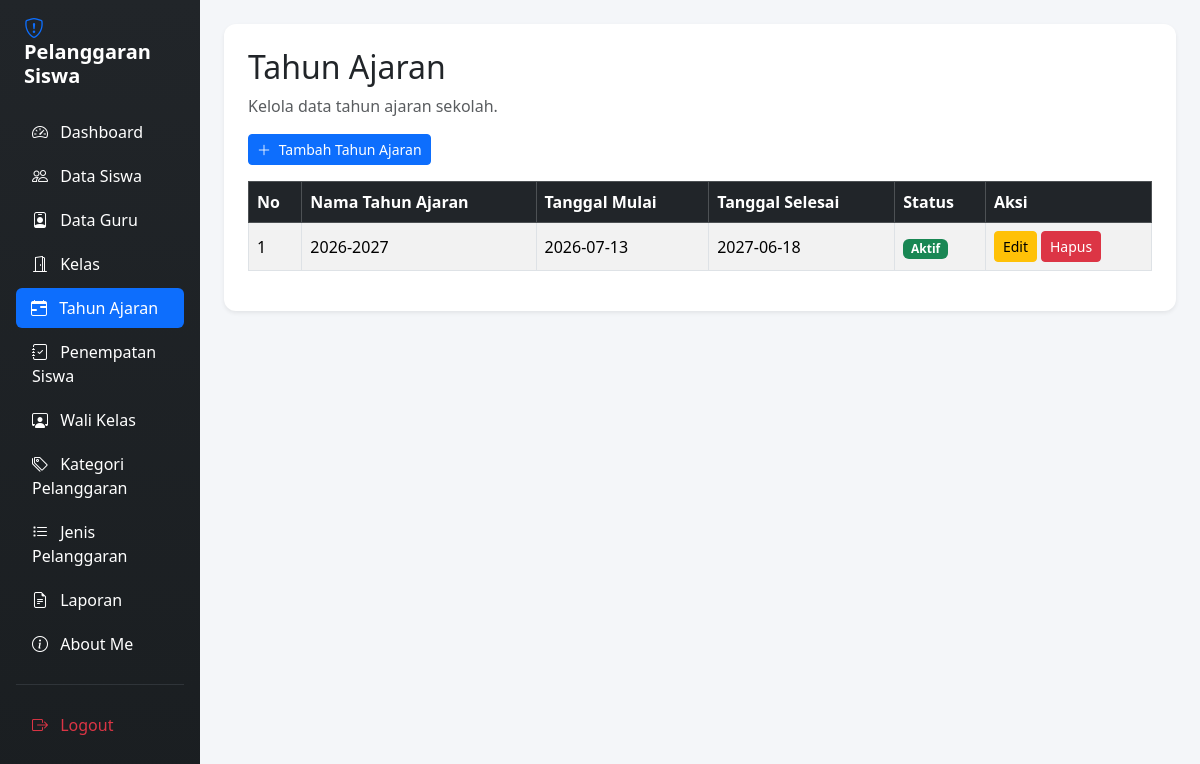
The page /tahun_ajaran.php (signed in) on the database its author committed.
### tables this page shows
CREATE TABLE `t_tahun_ajaran` (
  `id` int(11) NOT NULL,
  `nama` varchar(255) DEFAULT NULL,
  `tanggal_mulai` date NOT NULL,
  `tanggal_selesai` date NOT NULL,
  `status_aktif` tinyint(1) NOT NULL,
  `created_at` timestamp NOT NULL DEFAULT current_timestamp(),
  `updated_at` timestamp NOT NULL DEFAULT current_timestamp()
);

### tahun_ajaran.php (the view, shortened to what this page needs)
<?php
include "config/koneksi.php";
$sql = "SELECT * FROM t_tahun_ajaran ORDER BY id DESC";
$query = mysqli_query($koneksi, $sql);
?>
<!DOCTYPE html>
<html lang="id">
<head>
    <link href="https://cdn.jsdelivr.net/npm/bootstrap@5.3.3/dist/css/bootstrap.min.css"
          rel="stylesheet">
    <link href="https://cdn.jsdelivr.net/npm/bootstrap-icons@1.11.3/font/bootstrap-icons.min.css"
          rel="stylesheet">
    <link href="https://cdn.datatables.net/2.3.4/css/dataTables.bootstrap5.min.css"
          rel="stylesheet">
</head>
<body>
<div class="container-fluid">
    <div class="row">
        <div class="col-md-3 col-lg-2 sidebar min-vh-100 p-3">
            <h4 class="text-white mb-4 fw-bold fs-5 px-2">
                <i class="bi bi-shield-exclamation text-primary me-2"></i> Pelanggaran Siswa
            </h4>
            <ul class="nav nav-pills flex-column gap-1">
                <li class="nav-item">
                    <a href="dashboard.php"
                       class="nav-link text-white">
                        <i class="bi bi-speedometer2 me-2"></i> Dashboard
                    </a>
                </li>
                <li class="nav-item">
                    <a href="data_siswa.php"
                       class="nav-link text-white">
                        <i class="bi bi-people me-2"></i> Data Siswa
                    </a>
                </li>
                <li class="nav-item">
                    <a href="data_guru.php"
                       class="nav-link text-white">
                        <i class="bi bi-person-badge me-2"></i> Data Guru
                    </a>
                </li>
                <li class="nav-item">
                    <a href="kelas.php"
                       class="nav-link text-white">
                        <i class="bi bi-door-open me-2"></i> Kelas
                    </a>
                </li>
                <li class="nav-item">
                    <a href="tahun_ajaran.php"
                       class="nav-link active">
                        <i class="bi bi-calendar-range me-2"></i> Tahun Ajaran
                    </a>
                </li>
                <li class="nav-item">
                    <a href="penepatan_siswa.php"
                       class="nav-link text-white">
                        <i class="bi bi-journal-check me-2"></i> Penempatan Siswa
                    </a>
                </li>
                <li class="nav-item">
                    <a href="walikelas.php"
                       class="nav-link text-white">
                        <i class="bi bi-person-workspace me-2"></i> Wali Kelas
                    </a>
                </li>
                <li class="nav-item">
                    <a href="kategori_pelanggaran.php"
                       class="nav-link text-white">
                        <i class="bi bi-tags me-2"></i> Kategori Pelanggaran
                    </a>
                </li>
                <li class="nav-item">
                    <a href="jenis_pelanggaran.php"
                       class="nav-link text-white">
                        <i class="bi bi-list-task me-2"></i> Jenis Pelanggaran
                    </a>
                </li>
                <li class="nav-item">
                    <a href="laporan.php"
                       class="nav-link text-white">
                        <i class="bi bi-file-earmark-text me-2"></i> Laporan
                    </a>
                </li>
                <li class="nav-item">
                    <a href="aboutme.php"
                       class="nav-link text-white">
                        <i class="bi bi-info-circle me-2"></i> About Me
                    </a>
                </li>
                <hr class="text-secondary my-3">
                <li class="nav-item">
                    <a href="logout.php"
                       class="nav-link text-danger">
                        <i class="bi bi-box-arrow-right me-2"></i> Logout
                    </a>
                </li>
            </ul>
        </div>
        <main class="col-md-9 col-lg-10 p-4">
            <div class="card shadow-sm p-4 bg-white">
                <h2>Tahun Ajaran</h2>
                <p class="text-muted">Kelola data tahun ajaran sekolah.</p>
                <div class="mb-3">
                    <a href="tambah_tahun_ajaran.php"
                       class="btn btn-primary btn-sm">
                        <i class="bi bi-plus-lg me-1"></i> Tambah Tahun Ajaran
                    </a>
                </div>
                <div class="table-responsive">
                    <table id="tabelTahunAjaran"
                           class="table table-bordered table-striped table-hover align-middle w-100">
                        <thead class="table-dark">
                            <tr>
                                <th>No</th>
                                <th>Nama Tahun Ajaran</th>
                                <th>Tanggal Mulai</th>
                                <th>Tanggal Selesai</th>
                                <th>Status</th>
                                <th>Aksi</th>
                            </tr>
                        </thead>
                        <tbody>
                        <?php
                        $no = 1;
                        if (mysqli_num_rows($query) > 0) {
                            while ($data = mysqli_fetch_assoc($query)) {
                        ?>
                            <tr>
                                <td>
                                    <?= $no++; ?>
                                </td>
                                <td>
                                    <?= htmlspecialchars($data['nama'] ?? ''); ?>
                                </td>
                                <td>
                                    <?= htmlspecialchars($data['tanggal_mulai'] ?? ''); ?>
                                </td>
                                <td>
                                    <?= htmlspecialchars($data['tanggal_selesai'] ?? ''); ?>
                                </td>
                                <td>
                                    <?php if (($data['status_aktif'] ?? 0) == 1) { ?>
                                        <span class="badge bg-success">
                                            Aktif
                                        </span>
                                    <?php } else { ?>
                                        <span class="badge bg-secondary">
                                            Tidak Aktif
                                        </span>
                                    <?php } ?>
                                </td>
                                <td>
                                    <div class="d-flex gap-1">
                                        <a href="edit_tahun_ajaran.php?id=<?= urlencode((string)$data['id']); ?>"
                                           class="btn btn-warning btn-sm">
                                            Edit
                                        </a>
                                        <a href="hapus_tahun_ajaran.php?id=<?= urlencode((string)$data['id']); ?>"
                                           class="btn btn-danger btn-sm"
                                           onclick="return confirm('Yakin ingin menghapus data tahun ajaran ini?');">
                                            Hapus
                                        </a>
                                    </div>
                                </td>
                            </tr>
                        <?php
                            }
                        }
                        ?>
                        </tbody>
                    </table>
                </div>
            </div>
        </main>
    </div>
</div>
</body>
</html>

### tahun_ajaran.php (style rules this page uses)
body { background-color: #f4f6f9; }
.nav-link { transition: all 0.3s ease; border-radius: 6px; }
.nav-link:hover, .nav-link.active { background-color: #0d6efd !important; color: white !important; padding-left: 15px; }
#tabelTahunAjaran th, #tabelTahunAjaran td { vertical-align: middle; }
.card { border: none; border-radius: 12px; }
.sidebar { background: linear-gradient(180deg, #212529 0%, #1a1e21 100%); }

### rows shown on the page
t_tahun_ajaran: nama "2026-2027", tanggal_mulai "2026-07-13", tanggal_selesai "2027-06-18", status_aktif "Aktif"
